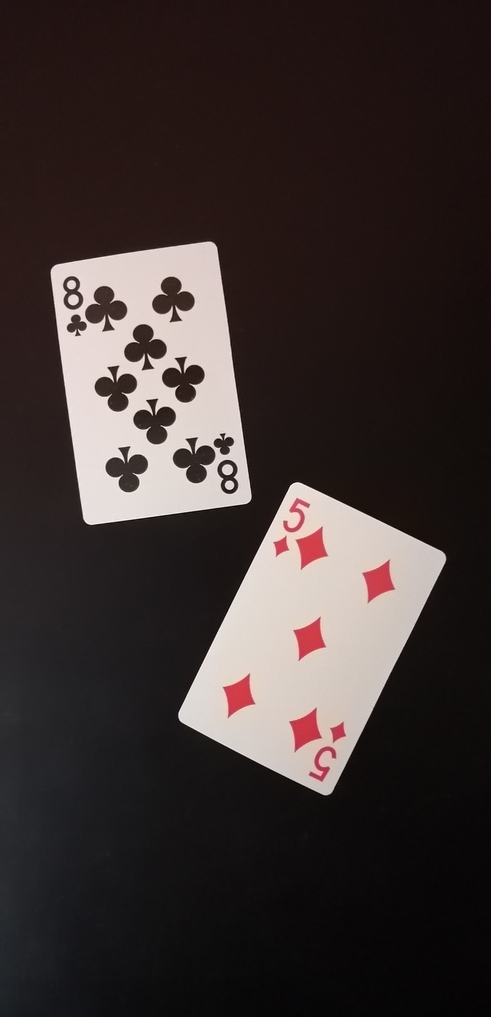
#> input picture data/test/multiple/imgonline-com-ua-CompressToSize-657emXg4piX.jpg, 491 x 1017 px, given as the content of the folder data/test/one_rotated_card/2c, which was not available
$ python cnn_multiple_cards.py   (older library calls are emulated)
#> lines starting #> are read from the running program, lines starting #| are printed output that depends on the picture; after the words box and inside, x2 and y2 are one past the last pixel; in counts of white or black regions, pixels touching at a corner belong together; pictures that were not available may be replaced by others from this repository, and a replacement may not be noted
### cnn.py
import cv2
import os
import matplotlib.pyplot as plt
import numpy as np
import random

from keras import Sequential
from keras.preprocessing.image import ImageDataGenerator
from keras.layers import Conv2D, Dropout
from keras.layers import MaxPooling2D
from keras.layers import Dense
from keras.layers import Flatten
from keras.callbacks import ModelCheckpoint
from keras.models import model_from_json
from sklearn.metrics import accuracy_score

DATA_TRAIN_DIRECTORY = "data/train"
DATA_TEST_ONE_SIMPLE_CARD = "data/test/one_simple_card"
DATA_TEST_ROTATED_CARD = "data/test/one_rotated_card"

CLASSES = ["2c", "2d", "2h", "2s",
           "3c", "3d", "3h", "3s",
           "4c", "4d", "4h", "4s",
           "5c", "5d", "5h", "5s",
           "6c", "6d", "6h", "6s",
           "7c", "7d", "7h", "7s",
           "8c", "8d", "8h", "8s",
           "9c", "9d", "9h", "9s",
           "10c", "10d", "10h", "10s",
           "Ac", "Ad", "Ah", "As",
           "Jc", "Jd", "Jh", "Js",
           "Kc", "Kd", "Kh", "Ks",
           "Qc", "Qd", "Qh", "Qs"]

training_data = []
test_one_simple_card = []


# [28 lines left out: functions convert_output, resize_to_square, not called in this run]


def resize_image(img):
    scale_percent = 10  # percent of original size
    width = int(img.shape[1] * scale_percent / 100)
    height = int(img.shape[0] * scale_percent / 100)
    dim = (width, height)
    # resize image
    resized = cv2.resize(img, dim, interpolation=cv2.INTER_AREA)

    return resized


# [38 lines left out: functions load_train_images, load_test_one_card, not called in this run]


def load_test_rotated_card():
    test_images = []
    test_labels = []
    for rank_suite in CLASSES:
        path = os.path.join(DATA_TEST_ROTATED_CARD, rank_suite)
        class_num = CLASSES.index(rank_suite)
        for img in os.listdir(path):
            try:
                img_test = cv2.imread(os.path.join(path, img), cv2.IMREAD_COLOR)
#> img_test is the input picture: shape (1017, 491, 3); mean B, G, R 49, 50.1, 59.6
                img_test = cv2.cvtColor(img_test, cv2.COLOR_BGR2RGB)
                resized = resize_image(img_test)
#> pass 3 of the loop in load_test_rotated_card, `for rank_suite in CLASSES:`:
#> the loop made 52 passes; the first 3 are shown
                test_images.append(resized)
                test_labels.append(class_num)
            except Exception as e:
                pass
    return test_images, test_labels


# [73 lines left out: functions save_data, load_data, prepare_data, define_train_generator, define_validation_generator, define_cnn_model, not called in this run]


def winner(output):
    return max(enumerate(output), key=lambda x: x[1])[0]


# [14 lines left out: functions predict, show_images, not called in this run]


def load_trained_model():
    try:
        json_file = open('trained_model/trained_model.json', 'r')
#> (reads trained_model/trained_model.json from the repository)
        loaded_model_json = json_file.read()
        json_file.close()
        cnn = model_from_json(loaded_model_json)
        cnn.load_weights("data_saved/best_model.hdf5")
        print("Istrenirani model uspeno ucitan.")
        return cnn
    except Exception as e:
        return None


# [40 lines left out: functions save_model, train_save_model, get_accuracy, predict_one_card_data, not called in this run]


def predict_one_rotated_card():
    test_images, test_labels = load_test_rotated_card()
    model = load_trained_model()
    X_test, y_test = prepare_data(test_images, test_labels)
    predicted_labels = predict(model, X_test)
    get_accuracy(y_test, predicted_labels)


predict_one_rotated_card()
#> (the call stopped at in load_trained_model, `cnn = model_from_json(loaded_model_json)`: keras is not available in this run)

### multiple_cards.py
import cv2
import os
import glob
import matplotlib.pyplot as plt
import numpy as np


def to_gray_scale(img):
    img_gray = cv2.cvtColor(img, cv2.COLOR_RGB2GRAY)
    return img_gray


def preprocess_image(image):
    image = cv2.bilateralFilter(image, d=7, sigmaSpace=75, sigmaColor=75)
    img_gray = to_gray_scale(image)
    a = img_gray.max()
    _, thresh = cv2.threshold(img_gray, a / 2 + 60, a, cv2.THRESH_BINARY)
    return thresh


def get_contours(image):
    binary_image = preprocess_image(image)
    _, contours, hierarchy = cv2.findContours(binary_image, cv2.RETR_EXTERNAL, cv2.CHAIN_APPROX_SIMPLE)
    return contours, hierarchy


def crop_and_rotate_card(image):
    contours, hierarchy = get_contours(image)
    croped_cards = []
    for cnt in contours:
        rect = cv2.minAreaRect(cnt)
        box = cv2.boxPoints(rect)
        box = np.int0(box)
        cv2.drawContours(image, [box], 0, (0, 0, 255), 2)
        width = int(rect[1][0])
        height = int(rect[1][1])
        src_pts = box.astype("float32")
        dst_pts = np.array([[0, height - 1],
                            [0, 0],
                            [width - 1, 0],
                            [width - 1, height - 1]], dtype="float32")
        M = cv2.getPerspectiveTransform(src_pts, dst_pts)
        warped = cv2.warpPerspective(image, M, (width, height))
        dimensions = warped.shape
        if dimensions[0] < dimensions[1]:
            warped = np.rot90(warped)
        if len(contours) > 1:
            croped_cards.append(warped)
        else:
            return warped
    return croped_cards

### cnn_multiple_cards.py
from sklearn.metrics import accuracy_score

from multiple_cards import *
from cnn import prepare_data, predict, load_trained_model, show_images

DIRECTORY_MULTIPLE_IMAGES = "data/test/multiple"


CLASSES = ["2c", "2d", "2h", "2s",
           "3c", "3d", "3h", "3s",
           "4c", "4d", "4h", "4s",
           "5c", "5d", "5h", "5s",
           "6c", "6d", "6h", "6s",
           "7c", "7d", "7h", "7s",
           "8c", "8d", "8h", "8s",
           "9c", "9d", "9h", "9s",
           "10c", "10d", "10h", "10s",
           "Ac", "Ad", "Ah", "As",
           "Jc", "Jd", "Jh", "Js",
           "Kc", "Kd", "Kh", "Ks",
           "Qc", "Qd", "Qh", "Qs"]


def extract_data(line):
    image, labels = str(line).split(':')
    labels = str(labels).split("|")
    labels.pop()

    return image, labels


def load_test_multiple_cards():
    test_cards = []
    test_labels = []
    f = open('data/test/multiple_cards.txt')
#> (reads data_sift/multiple_cards.txt from the repository)
    line = f.readline()
    while line:
        image, labels = extract_data(line)
        img = cv2.imread(image)
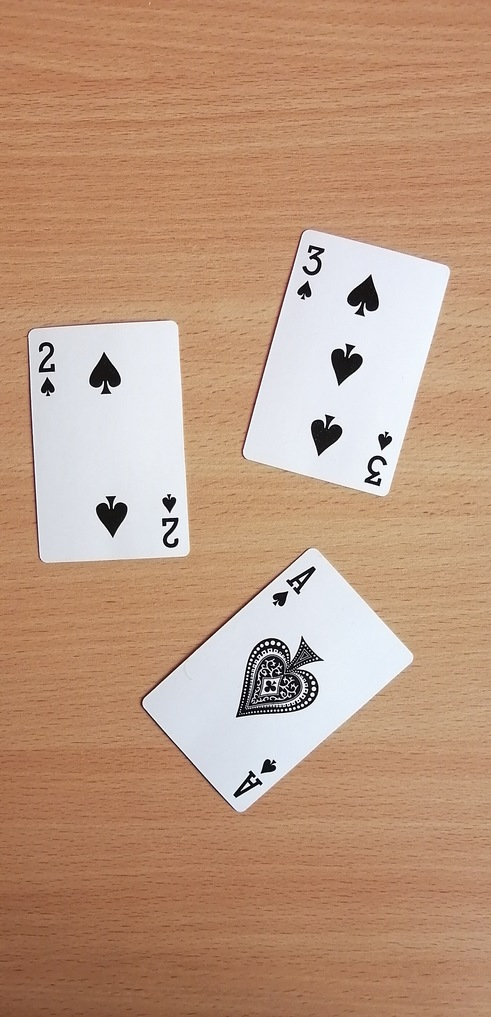
#> input picture data/test/multiple/imgonline-com-ua-CompressToSize-7YX25R9I4AxxBov.jpg, 491 x 1017 px, found by its file name
#> img is the input picture: shape (1017, 491, 3); mean B, G, R 127.8, 153.1, 189.5
        img = cv2.cvtColor(img, cv2.COLOR_BGR2RGB)
        cards = crop_and_rotate_card(img)
#> in preprocess_image, `image = cv2.bilateralFilter(image, d=7, sigmaSpace=75, sigmaColor=75)`:
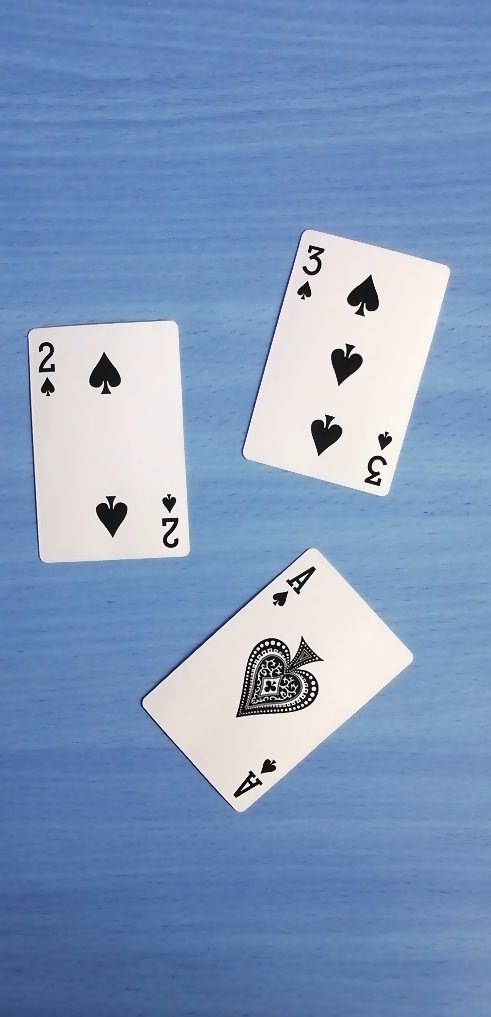
#> image: shape (1017, 491, 3); mean of channels 0, 1, 2 189.7, 153.3, 128; drawn as B, G, R
#> in to_gray_scale, `img_gray = cv2.cvtColor(img, cv2.COLOR_RGB2GRAY)`:
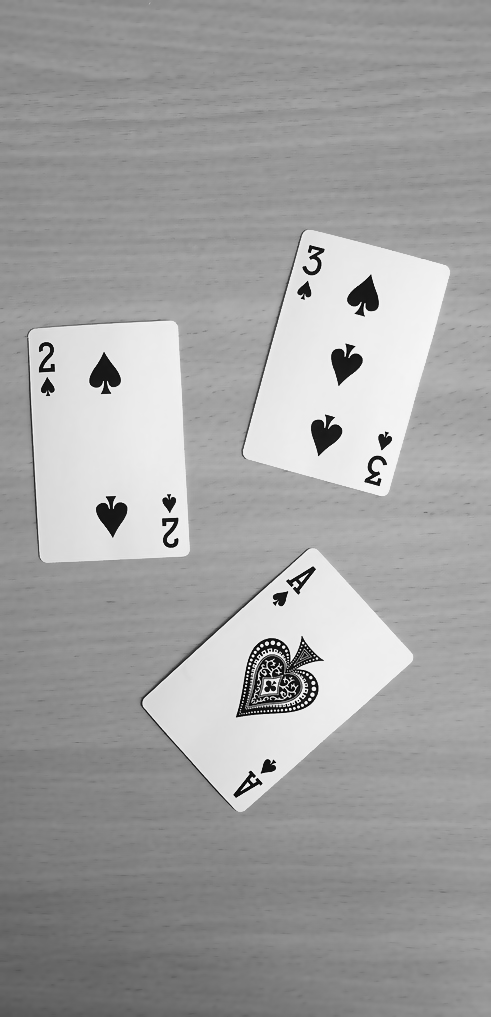
#> img_gray: shape (1017, 491); min 2, max 254, mean 161.3
#> in preprocess_image, `a = img_gray.max()`: a = 254
#> in preprocess_image, `_, thresh = cv2.threshold(img_gray, a / 2 + 60, a, cv2.THRESH_BINARY)`:
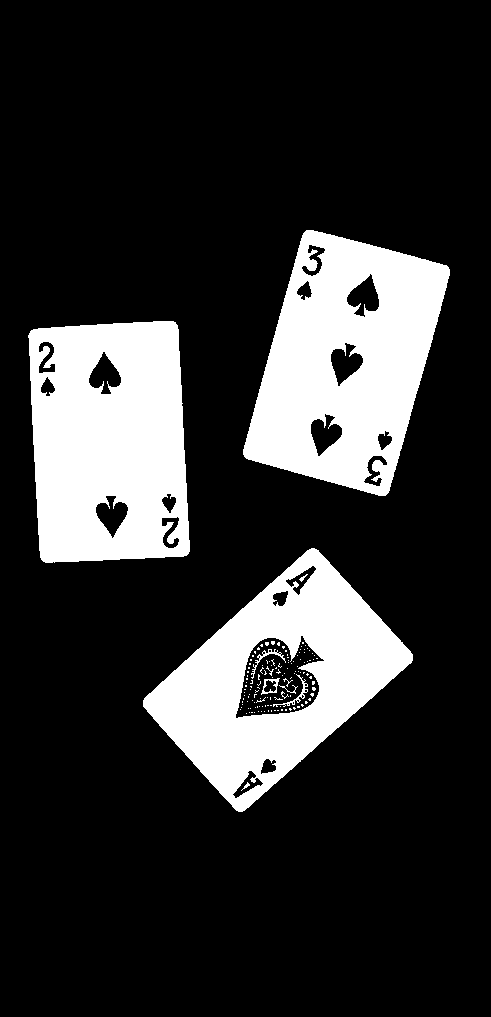
#> thresh: shape (1017, 491); values 0 (black) and 254 (white), 19.6% white; 135 white regions (125 under 20 px)
#> in get_contours, `_, contours, hierarchy = cv2.findContours(binary_image, cv2.RETR_EXTER..`: contours = 3 contours; box (x1, y1, x2, y2) and area: (243, 230, 450, 496) 36194, (143, 548, 413, 812) 35584, (28, 321, 190, 563) 35066
#> the loop in crop_and_rotate_card, `for cnt in contours:` made 3 passes
#> (rect, width, height, src_pts, dst_pts, dimensions) on passes 1 to 3: (((276.9, 679.5), (236.6, 153.1), -41.82), 236, 153, [[239, 815], [137, 701], [313, 543], [416, 657]], [[0, 152], [0, 0], [235, 0], [235, 152]], (153, 236, 3)), (((108.4, 441.5), (150.9, 236.3), -2.92), 150, 236, [[39, 563], [27, 327], [177, 319], [189, 555]], [[0, 235], [0, 0], [149, 0], [149, 235]], (236, 150, 3)), (((346.1, 361.8), (240.2, 153.6), -74.58), 240, 153, [[388, 497], [240, 457], [303, 225], [452, 266]], [[0, 152], [0, 0], [239, 0], [239, 152]], (153, 240, 3))
#> pass 1, in crop_and_rotate_card, `warped = cv2.warpPerspective(image, M, (width, height))`:
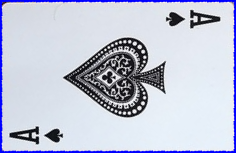
#> warped: shape (153, 236, 3); mean R, G, B 192.7, 197.2, 215.8
#> pass 1, in crop_and_rotate_card, `warped = np.rot90(warped)`:
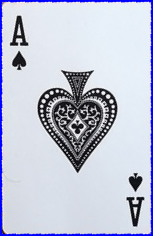
#> warped: shape (236, 153, 3); mean R, G, B 192.7, 197.2, 215.8
#> after the loop in crop_and_rotate_card, `for cnt in contours:`:
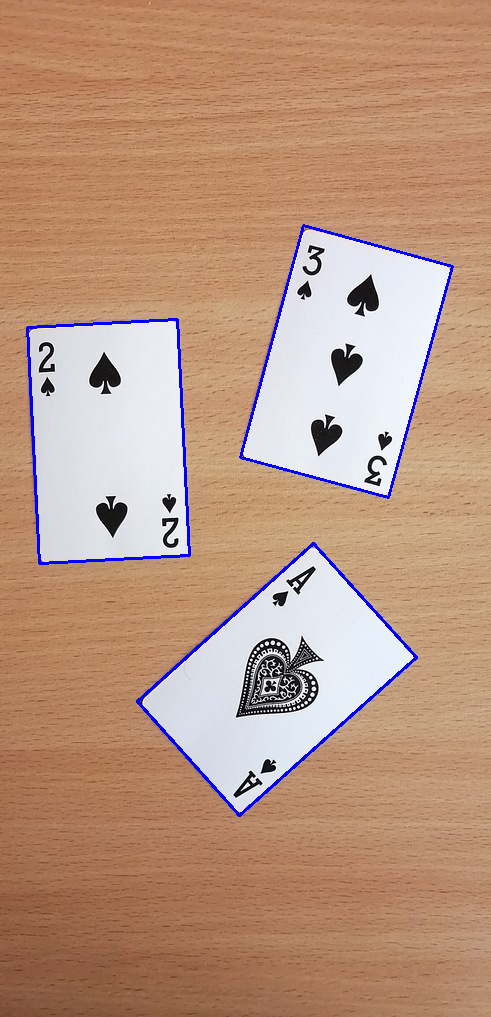
#> image: shape (1017, 491, 3); mean R, G, B 187, 150.9, 129.3
#> after the loop in crop_and_rotate_card, `for cnt in contours:`: croped_cards = 3 items
#> cards = 3 items
        for i in range(len(cards)):
            class_num = CLASSES.index(labels[i])
            test_cards.append(cards[i])
            test_labels.append(class_num)
#> this loop made 3 passes
#> class_num on passes 1 to 3: 39, 3, 7
#> after the loop, test_cards = 3 items; test_labels = [39, 3, 7]
#> pass 3 of the loop in load_test_multiple_cards, `while line:`:
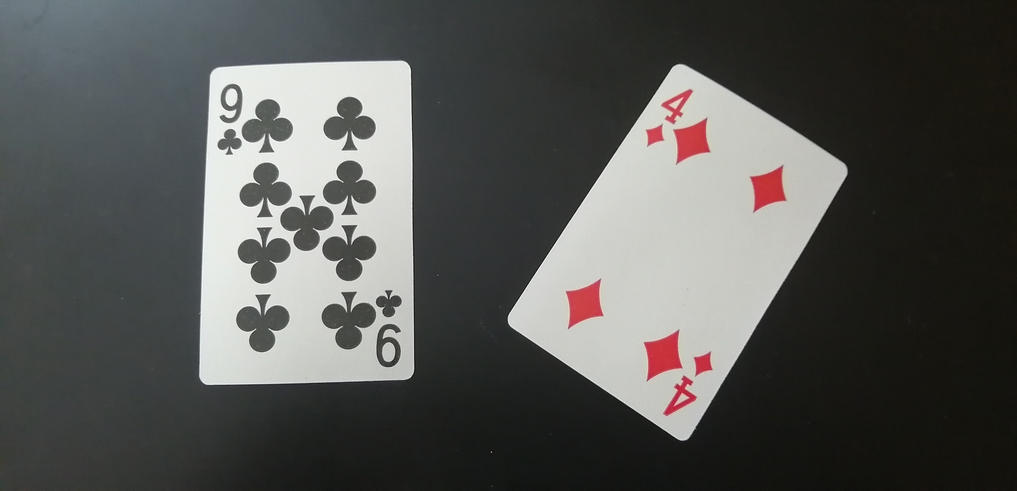
#> input picture data/test/multiple/imgonline-com-ua-CompressToSize-JOE9PsekpK2.jpg, 1017 x 491 px, found by its file name
#> in load_test_multiple_cards, img is the input picture: shape (491, 1017, 3); mean B, G, R 83.3, 85.7, 85.1
#> img_gray: shape (491, 1017)
#> a = 241
#> in preprocess_image (call 3), `_, thresh = cv2.threshold(img_gray, a / 2 + 60, a, cv2.THRESH_BINARY)`:
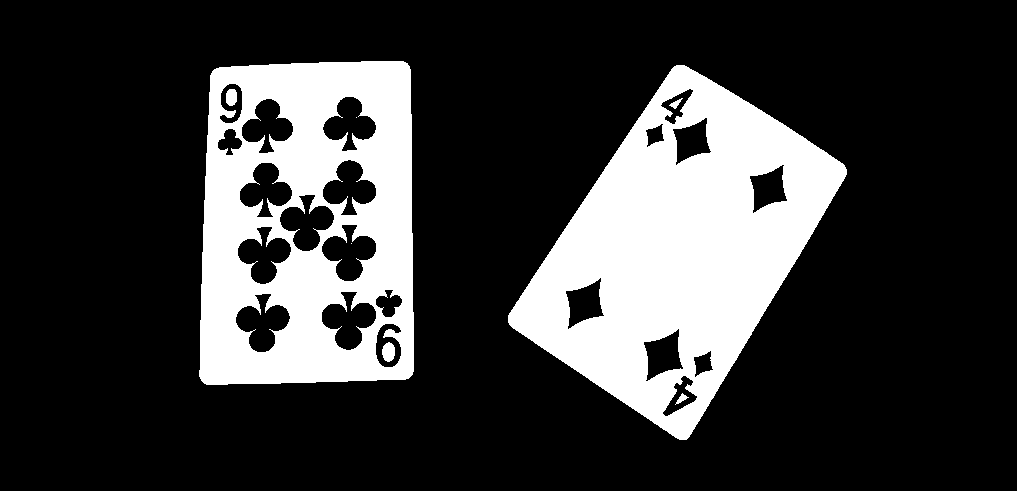
#> thresh: shape (491, 1017); values 0 (black) and 241 (white), 22.3% white; 8 white regions (2 under 20 px)
#> in get_contours (call 3), `_, contours, hierarchy = cv2.findContours(binary_image, cv2.RETR_EXTER..`: contours = 2 contours; box (x1, y1, x2, y2) and area: (508, 65, 847, 440) 67120, (199, 61, 414, 385) 65939
#> the loop in crop_and_rotate_card (call 3), `for cnt in contours:` made 2 passes
#> (rect, width, height, src_pts, dst_pts, dimensions) on passes 1 to 2: (((680.8, 248.9), (321.5, 218.1), -56.89), 321, 218, [[684, 443], [501, 323], [677, 54], [860, 173]], [[0, 217], [0, 0], [320, 0], [320, 217]], (218, 321, 3)), (((304.8, 222.4), (214.6, 321.6), -0.579), 214, 321, [[199, 384], [195, 62], [410, 60], [413, 382]], [[0, 320], [0, 0], [213, 0], [213, 320]], (321, 214, 3))
#> after the loop in crop_and_rotate_card (call 3), `for cnt in contours:`:
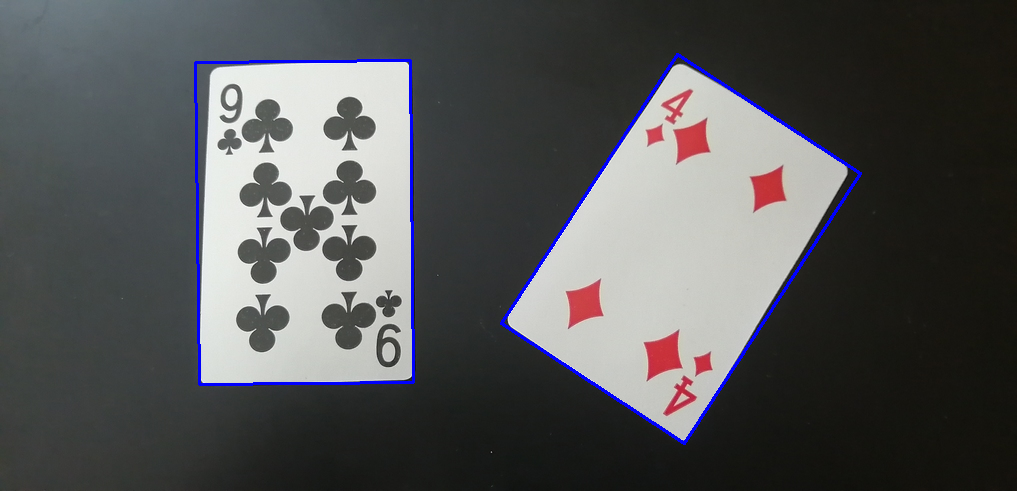
#> image: shape (491, 1017, 3); mean R, G, B 83.8, 84.5, 85.6
#> the loop in load_test_multiple_cards, `for i in range(len(cards)):` made 2 passes
#> class_num on passes 1 to 2: 9, 28
#> after the loop in load_test_multiple_cards, `for i in range(len(cards)):`: test_cards = 7 items; test_labels = [39, 3, 7, 13, 24, 9, 28]
#> the loop made 8 passes; the first 3 are shown
        line = f.readline()
    f.close()
    return test_cards, test_labels


def show_images(images):
    for img in images:
        print(str(img.shape))
        plt.imshow(img)
        plt.show()


def resize_cards(test_images):
    resized_images = []
    for img in test_images:
        width = 49
        height = 101
        dim = (width, height)

        # resize image
        resized = cv2.resize(img, dim, interpolation=cv2.INTER_AREA)
        resized_images.append(resized)
    return resized_images


#> (the run stopped early here; a loop or call above may not have finished)
